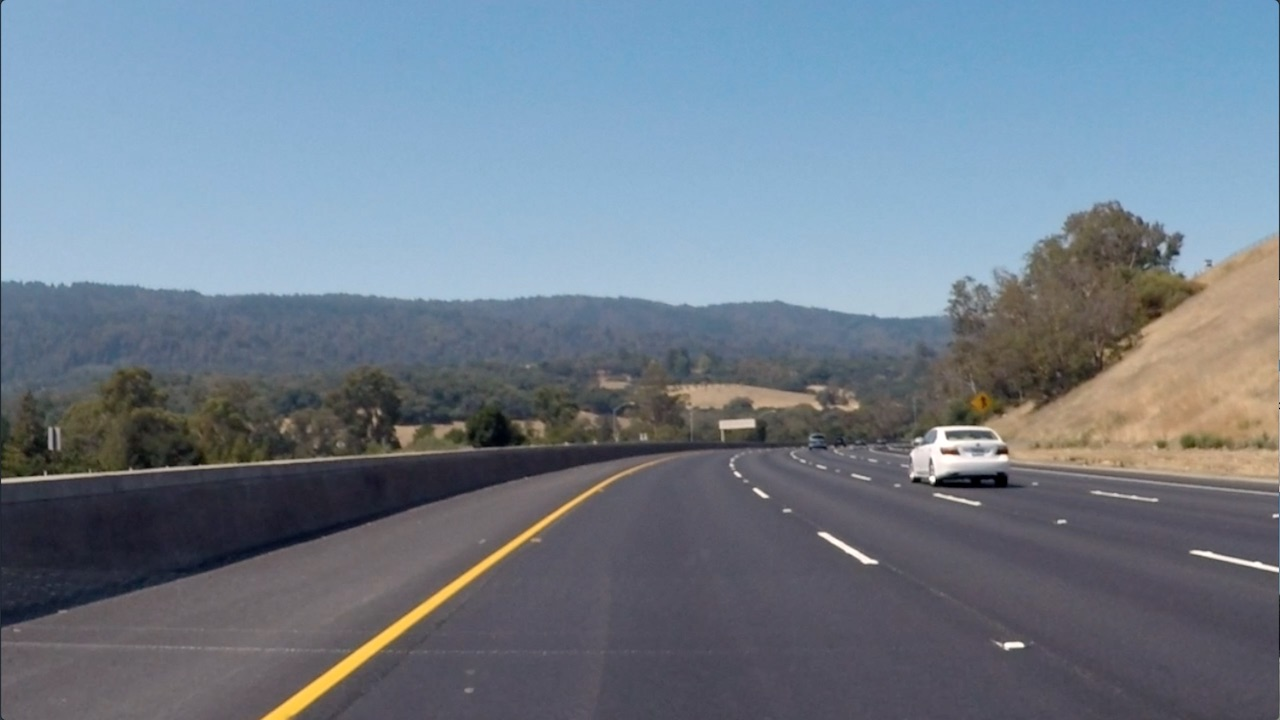
#> input picture Intro to CV/Image Representation and Classification/Finding Edges and Custom Kernels/images/curved_lane.jpg, 1280 x 720 px
$ jupyter execute 'Finding Edges and Custom Kernels.ipynb'   (shell and % lines are left out)
#> lines starting #> are read from the running program, lines starting #| are printed output that depends on the picture
# Creating a Filter, Edge Detection

### Import resources and display image

[cell 1]
import matplotlib.pyplot as plt
import matplotlib.image as mpimg

import cv2
import numpy as np


# Read in the image
image = mpimg.imread('images/curved_lane.jpg')
#> image is the input picture: shape (720, 1280, 3); mean R, G, B 112.1, 125, 138.7

plt.imshow(image)

### Convert the image to grayscale

[cell 2]
# Convert to grayscale for filtering
gray = cv2.cvtColor(image, cv2.COLOR_RGB2GRAY)
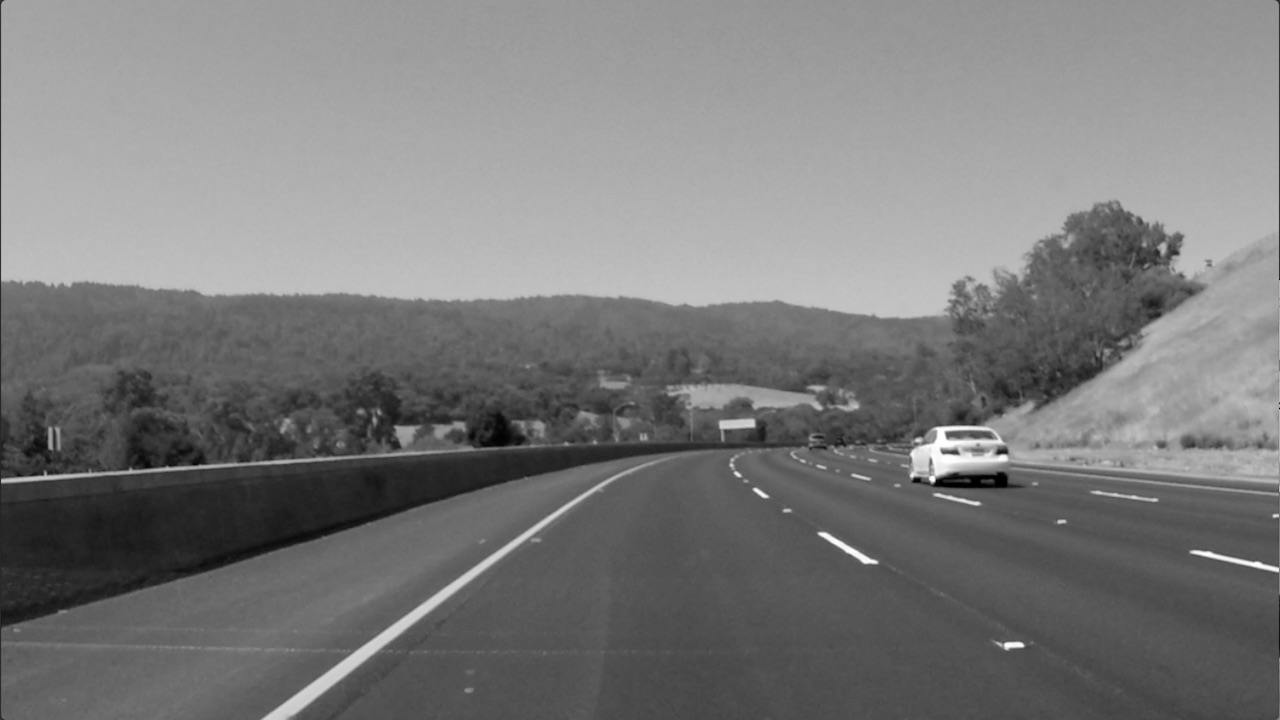
#> gray: shape (720, 1280); min 0, max 255, mean 122.7


plt.imshow(gray, cmap='gray')

### TODO: Create a custom kernel

Below, you've been given one common type of edge detection filter: a Sobel operator.

The Sobel filter is very commonly used in edge detection and in finding patterns in intensity in an image. Applying a Sobel filter to an image is a way of **taking (an approximation) of the derivative of the image** in the x or y direction, separately. The operators look as follows.

**It's up to you to create a Sobel x operator and apply it to the given image.**

For a challenge, see if you can put the image through a series of filters: first one that blurs the image (takes an average of pixels), and then one that detects the edges.

[cell 3]
# Create a custom kernel

# 3x3 array for edge detection
sobel_y = np.array([[ -1, -2, -1],
                   [ 0, 0, 0],
                   [ 1, 2, 1]])

## TODO: Create and apply a Sobel x operator
sobel_x = np.array([[ -1, 0, 1],
                   [ -2, 0, 2],
                   [ -1, 0, 1]])

# Filter the image using filter2D, which has inputs: (grayscale image, bit-depth, kernel)
filtered_image_y = cv2.filter2D(gray, -1, sobel_y)
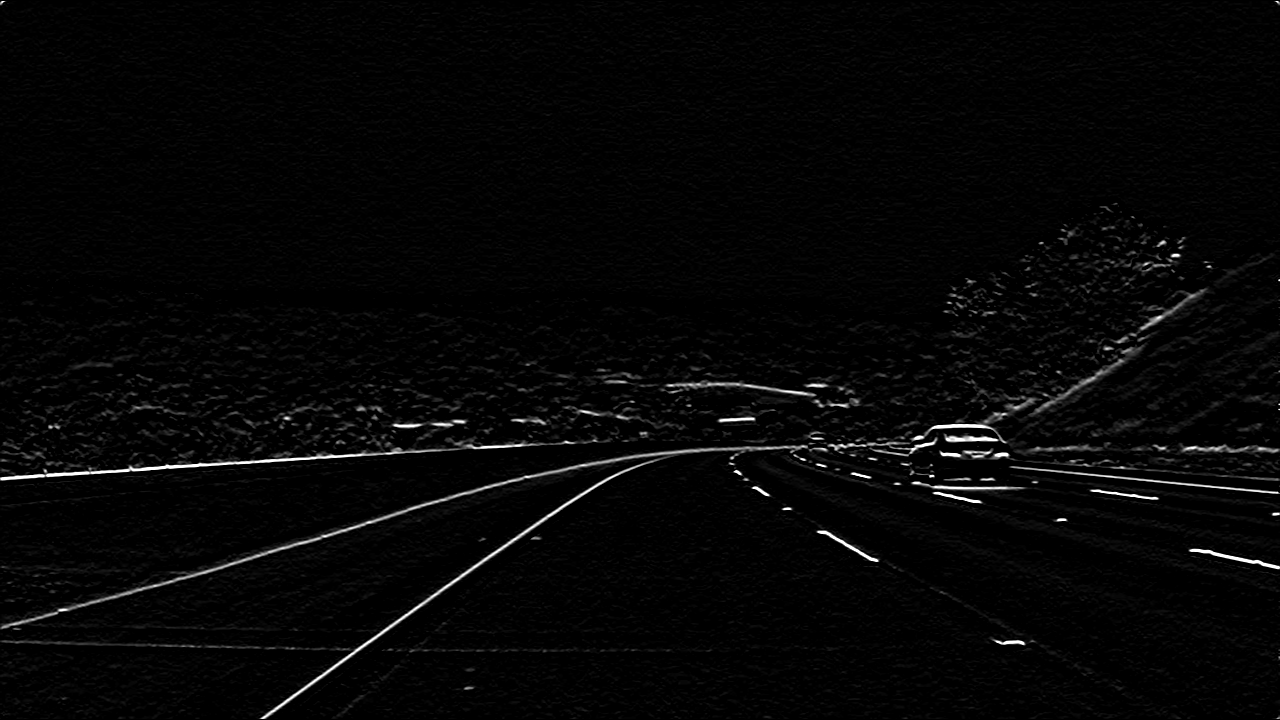
#> filtered_image_y: shape (720, 1280); min 0, max 255, mean 5.9
#filtered_image_x = cv2.filter2D(gray, -1, sobel_x)
plt.imshow(filtered_image_y, cmap='gray')
#plt.imshow(filtered_image_x, cmap='gray')

[cell 4]
## TODO: Create and apply a Sobel x operator
sobel_x = np.array([[ -1, 0, 1],
                   [ -2, 0, 2],
                   [ -1, 0, 1]])
filtered_image_x = cv2.filter2D(gray, -1, sobel_x)
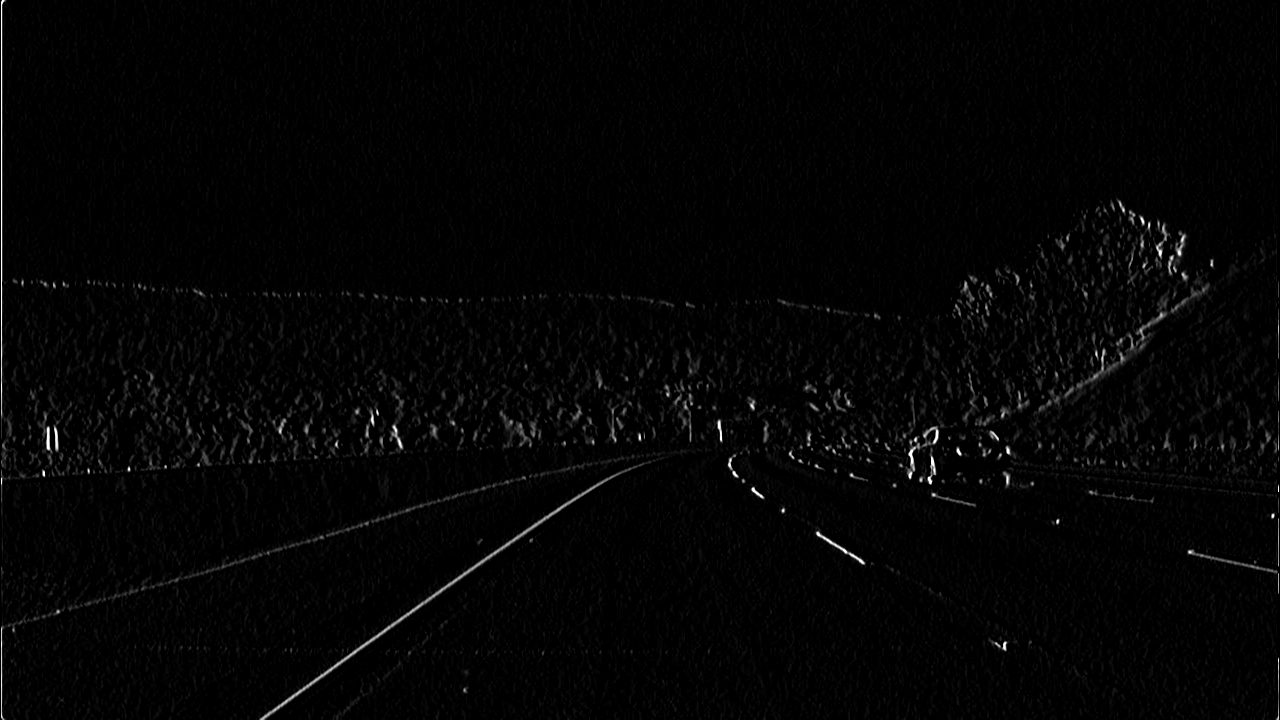
#> filtered_image_x: shape (720, 1280); min 0, max 255, mean 4.3
plt.imshow(filtered_image_x, cmap='gray')

### Test out other filters!

You're encouraged to create other kinds of filters and apply them to see what happens! As an **optional exercise**, try the following:
* Create a filter with decimal value weights.
* Create a 3x3 filter
* Apply your filters to the other images in the `images` directory.

[cell 5]
sobel_x = np.array([[-1.2, 0, 1.2],
                   [-2.3, 0, 2.3],
                   [ -1.4, 0, 1.4]])
filtered_image = cv2.filter2D(gray, -1, sobel_x)
plt.imshow(filtered_image, cmap='gray')

[cell 6]
#5*5 filter

filter = np.array([[1,1,1,1,1],
[2,2,2,2,2],
[0,0,0,0,0],
[-2,-2,-2,-2,-2],
[-1,-1,-1,-1,-1]])
fil_img = cv2.filter2D(gray, -1, filter)
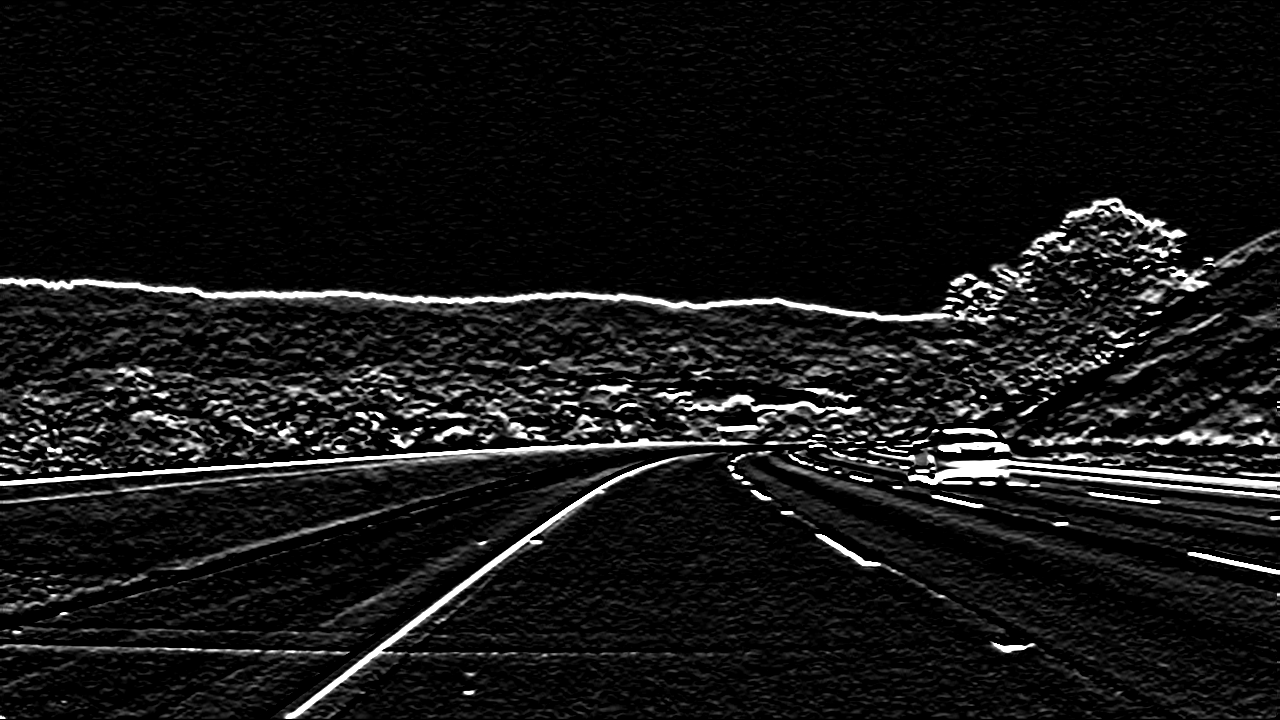
#> fil_img: shape (720, 1280); min 0, max 255, mean 21.8
plt.imshow(fil_img, cmap='gray')

$ run again, with Intro to CV/Image Representation and Classification/Finding Edges and Custom Kernels/images/bridge_trees_example.jpg copied over Intro to CV/Image Representation and Classification/Finding Edges and Custom Kernels/images/curved_lane.jpg
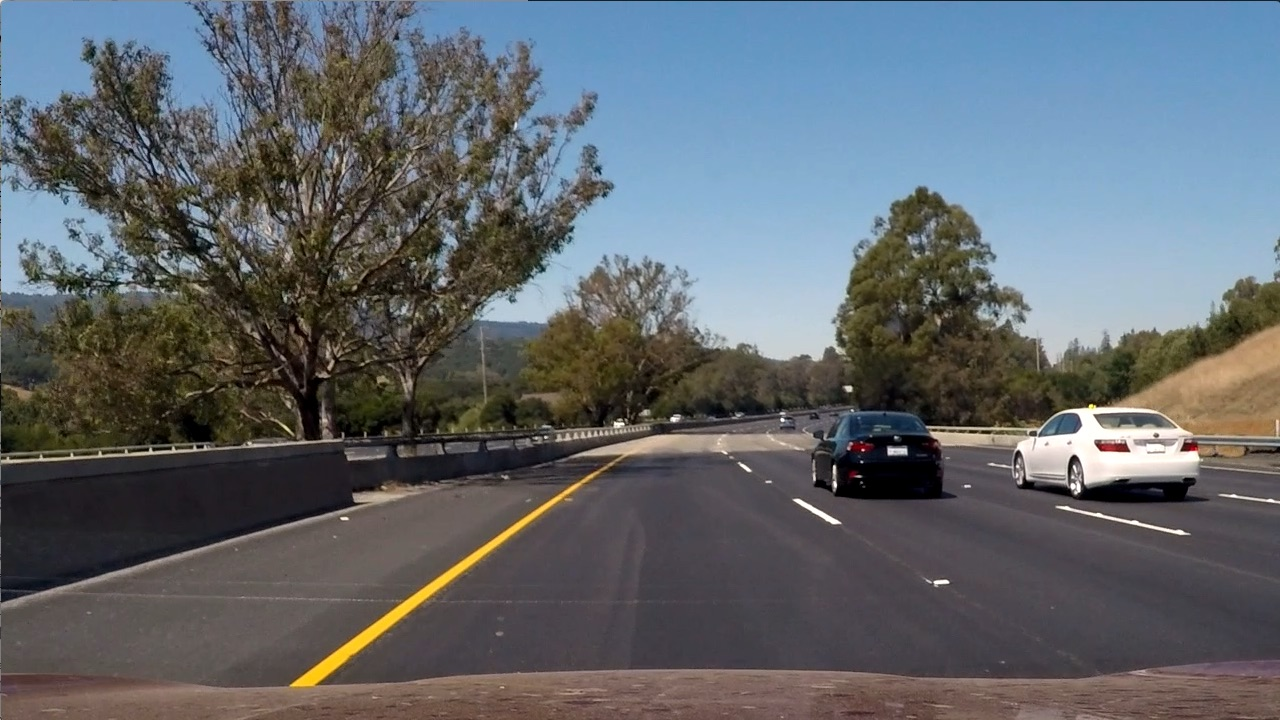
#> input picture Intro to CV/Image Representation and Classification/Finding Edges and Custom Kernels/images/bridge_trees_example.jpg, 1280 x 720 px
#> image is the input picture: shape (720, 1280, 3); mean R, G, B 97, 102.6, 107.9
#> `filtered_image_x = cv2.filter2D(gray, -1, sobel_x)`:
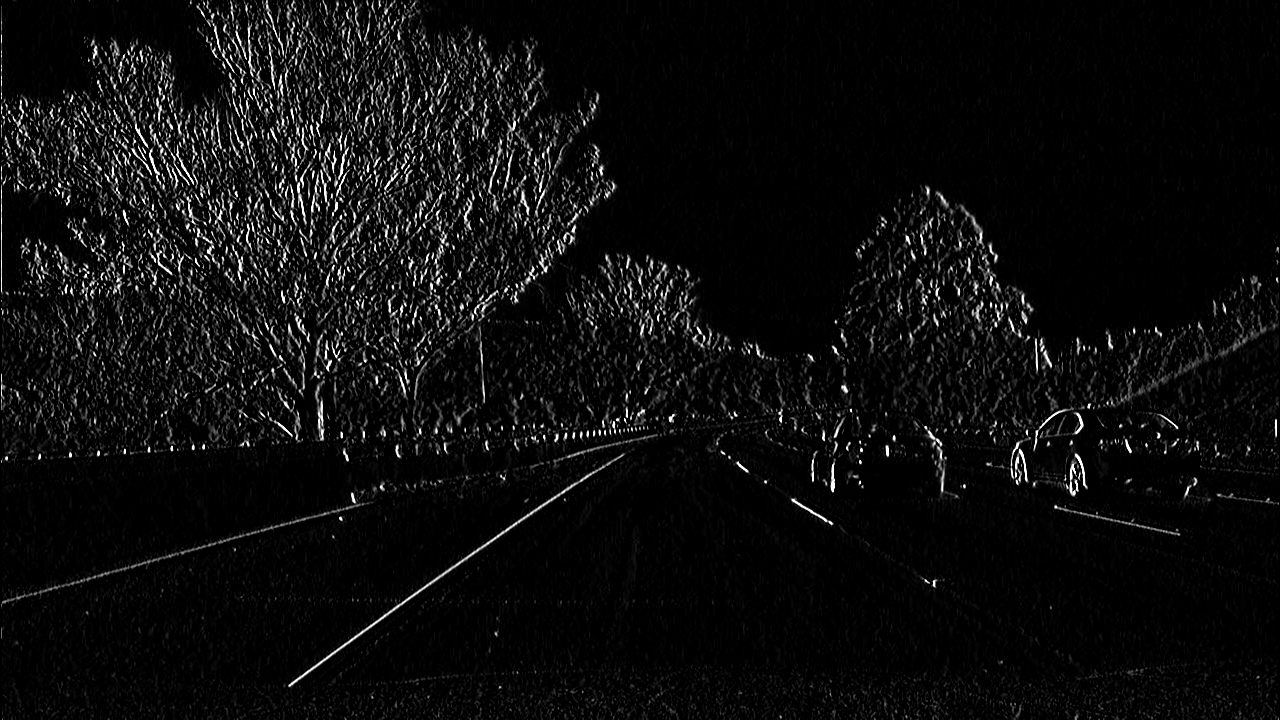
#> filtered_image_x: shape (720, 1280); min 0, max 255, mean 13
#> `fil_img = cv2.filter2D(gray, -1, filter)`:
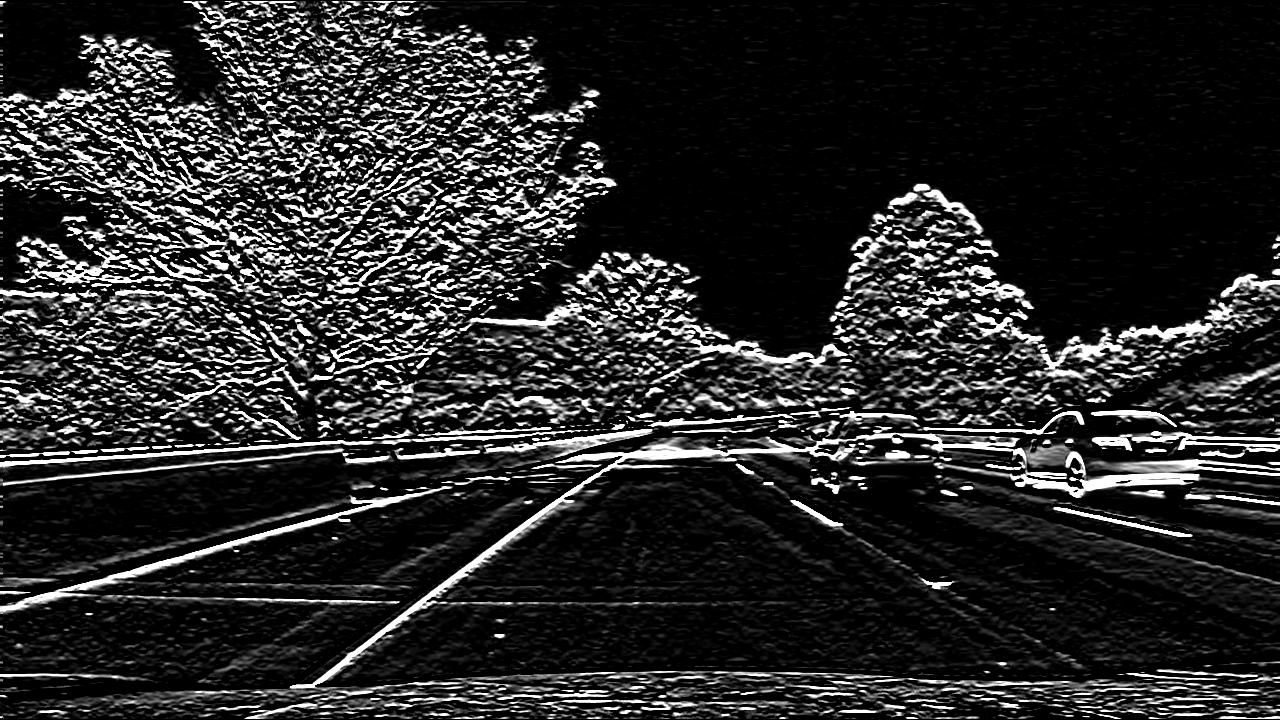
#> fil_img: shape (720, 1280); min 0, max 255, mean 42.1

$ run again, with Intro to CV/Image Representation and Classification/Finding Edges and Custom Kernels/images/white_lines.jpg copied over Intro to CV/Image Representation and Classification/Finding Edges and Custom Kernels/images/curved_lane.jpg
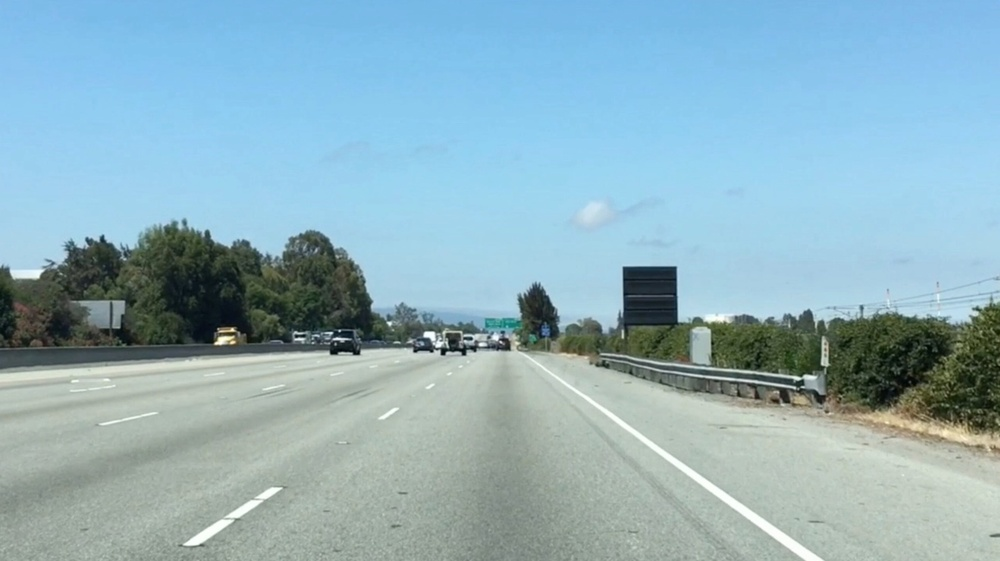
#> input picture Intro to CV/Image Representation and Classification/Finding Edges and Custom Kernels/images/white_lines.jpg, 1000 x 561 px, shrunk from 2436 x 1366 before the run
#> image is the input picture: shape (561, 1000, 3); mean R, G, B 143.6, 177.1, 188.4
#> `gray = cv2.cvtColor(image, cv2.COLOR_RGB2GRAY)`:
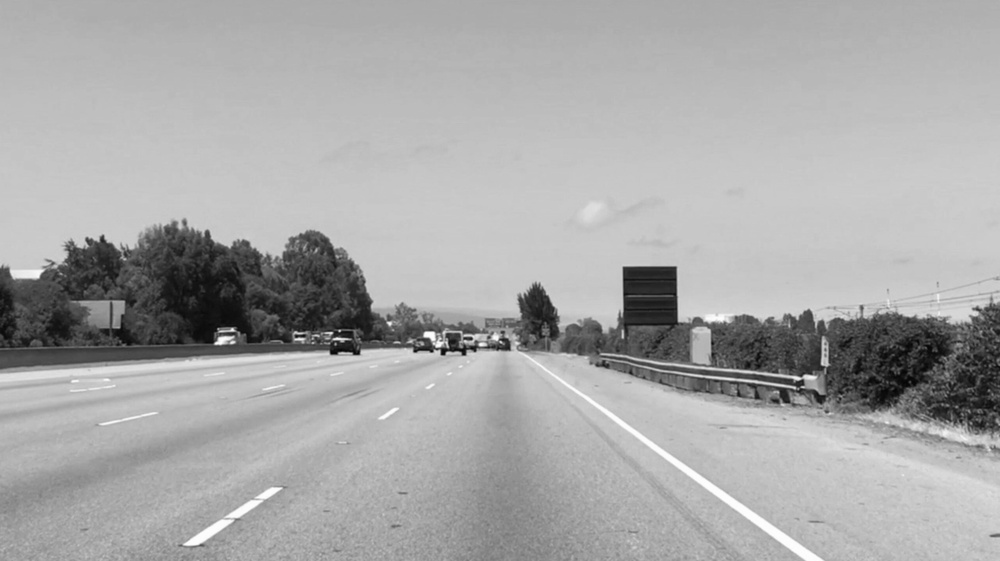
#> gray: shape (561, 1000); min 3, max 255, mean 168.3
#> `fil_img = cv2.filter2D(gray, -1, filter)`:
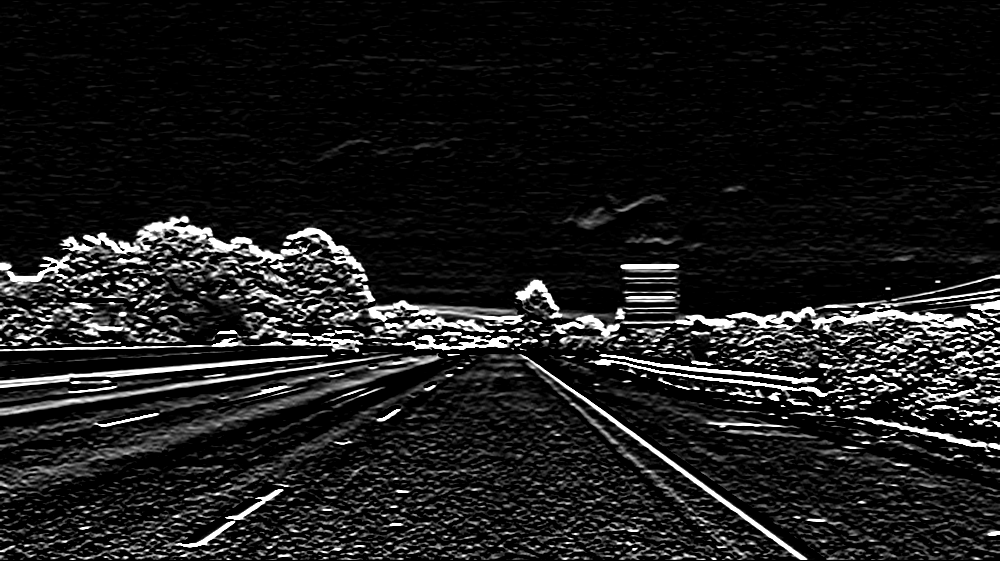
#> fil_img: shape (561, 1000); min 0, max 255, mean 27.7
